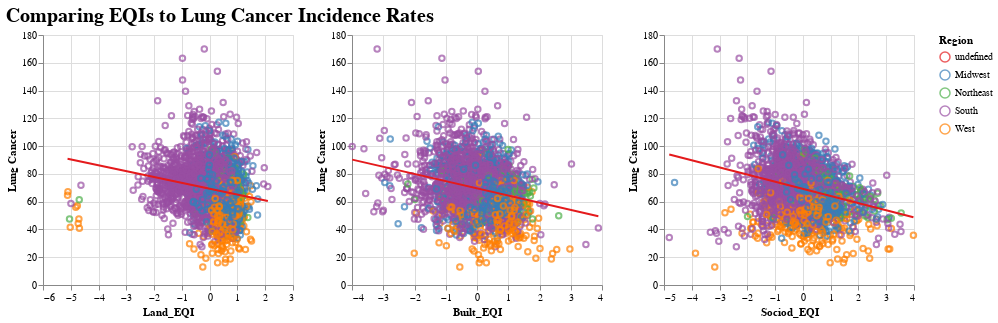

Here is the notebook cell this chart was saved with:
### Code cell
brush = alt.selection_interval(resolve='global')

base = alt.Chart(harvard_df).mark_point().encode(
    y='Lung Cancer:Q',
    # color=alt.condition(brush, 'Region', alt.ColorValue('gray')),
    color=alt.condition(brush,
                    alt.Color('Region:N', scale=alt.Scale(scheme='set1')),
                    alt.ColorValue('gray')),
    # tooltip = 'State:N'
    tooltip = ['State:N', 'Lung Cancer:Q', alt.Tooltip('Land_EQI:Q', format='.2f'), alt.Tooltip('Built_EQI:Q', format='.2f'), alt.Tooltip('Sociod_EQI:Q', format='.2f')]
).add_params(
    brush
).properties(
    width=250,
    height=250,
)

final_land = base.encode(x='Land_EQI') + base.encode(x='Land_EQI').transform_regression('Land_EQI','Lung Cancer').mark_line(color='blue')
final_built = base.encode(x='Built_EQI') + base.encode(x='Built_EQI').transform_regression('Built_EQI','Lung Cancer').mark_line(color='blue') 
final_sociod = base.encode(x='Sociod_EQI') + base.encode(x='Sociod_EQI').transform_regression('Sociod_EQI','Lung Cancer').mark_line(color='blue') 

chart = alt.concat(
    final_land,
    final_built,
    final_sociod,
    # base.encode(x='Land_EQI'),
    # base.encode(x='Built_EQI'),
    # base.encode(x='Sociod_EQI'),
    title=alt.TitleParams(text="Comparing EQIs to Lung Cancer Incidence Rates", fontSize = 20)
)

chart

### Figure 1 — Vega-Lite specification as saved in the notebook (floating-point values rounded to 4 significant figures; data arrays with more than 128 entries replaced by an {"elided": "..."} marker saying what was removed)
{"config": {"view": {"continuousWidth": 300, "continuousHeight": 300}}, "concat": [{"layer": [{"mark": {"type": "point"}, "encoding": {"color": {"condition": {"param": "param_29", "field": "Region", "scale": {"scheme": "set1"}, "type": "nominal"}, "value": "gray"}, "tooltip": [{"field": "State", "type": "nominal"}, {"field": "Lung Cancer", "type": "quantitative"}, {"field": "Land_EQI", "format": ".2f", "type": "quantitative"}, {"field": "Built_EQI", "format": ".2f", "type": "quantitative"}, {"field": "Sociod_EQI", "format": ".2f", "type": "quantitative"}], "x": {"field": "Land_EQI", "type": "quantitative"}, "y": {"field": "Lung Cancer", "type": "quantitative"}}, "name": "view_61"}, {"mark": {"type": "line", "color": "blue"}, "encoding": {"color": {"condition": {"param": "param_29", "field": "Region", "scale": {"scheme": "set1"}, "type": "nominal"}, "value": "gray"}, "tooltip": [{"field": "State", "type": "nominal"}, {"field": "Lung Cancer", "type": "quantitative"}, {"field": "Land_EQI", "format": ".2f", "type": "quantitative"}, {"field": "Built_EQI", "format": ".2f", "type": "quantitative"}, {"field": "Sociod_EQI", "format": ".2f", "type": "quantitative"}], "x": {"field": "Land_EQI", "type": "quantitative"}, "y": {"field": "Lung Cancer", "type": "quantitative"}}, "transform": [{"on": "Land_EQI", "regression": "Lung Cancer"}]}], "height": 250, "width": 250}, {"layer": [{"mark": {"type": "point"}, "encoding": {"color": {"condition": {"param": "param_29", "field": "Region", "scale": {"scheme": "set1"}, "type": "nominal"}, "value": "gray"}, "tooltip": [{"field": "State", "type": "nominal"}, {"field": "Lung Cancer", "type": "quantitative"}, {"field": "Land_EQI", "format": ".2f", "type": "quantitative"}, {"field": "Built_EQI", "format": ".2f", "type": "quantitative"}, {"field": "Sociod_EQI", "format": ".2f", "type": "quantitative"}], "x": {"field": "Built_EQI", "type": "quantitative"}, "y": {"field": "Lung Cancer", "type": "quantitative"}}, "name": "view_62"}, {"mark": {"type": "line", "color": "blue"}, "encoding": {"color": {"condition": {"param": "param_29", "field": "Region", "scale": {"scheme": "set1"}, "type": "nominal"}, "value": "gray"}, "tooltip": [{"field": "State", "type": "nominal"}, {"field": "Lung Cancer", "type": "quantitative"}, {"field": "Land_EQI", "format": ".2f", "type": "quantitative"}, {"field": "Built_EQI", "format": ".2f", "type": "quantitative"}, {"field": "Sociod_EQI", "format": ".2f", "type": "quantitative"}], "x": {"field": "Built_EQI", "type": "quantitative"}, "y": {"field": "Lung Cancer", "type": "quantitative"}}, "transform": [{"on": "Built_EQI", "regression": "Lung Cancer"}]}], "height": 250, "width": 250}, {"layer": [{"mark": {"type": "point"}, "encoding": {"color": {"condition": {"param": "param_29", "field": "Region", "scale": {"scheme": "set1"}, "type": "nominal"}, "value": "gray"}, "tooltip": [{"field": "State", "type": "nominal"}, {"field": "Lung Cancer", "type": "quantitative"}, {"field": "Land_EQI", "format": ".2f", "type": "quantitative"}, {"field": "Built_EQI", "format": ".2f", "type": "quantitative"}, {"field": "Sociod_EQI", "format": ".2f", "type": "quantitative"}], "x": {"field": "Sociod_EQI", "type": "quantitative"}, "y": {"field": "Lung Cancer", "type": "quantitative"}}, "name": "view_63"}, {"mark": {"type": "line", "color": "blue"}, "encoding": {"color": {"condition": {"param": "param_29", "field": "Region", "scale": {"scheme": "set1"}, "type": "nominal"}, "value": "gray"}, "tooltip": [{"field": "State", "type": "nominal"}, {"field": "Lung Cancer", "type": "quantitative"}, {"field": "Land_EQI", "format": ".2f", "type": "quantitative"}, {"field": "Built_EQI", "format": ".2f", "type": "quantitative"}, {"field": "Sociod_EQI", "format": ".2f", "type": "quantitative"}], "x": {"field": "Sociod_EQI", "type": "quantitative"}, "y": {"field": "Lung Cancer", "type": "quantitative"}}, "transform": [{"on": "Sociod_EQI", "regression": "Lung Cancer"}]}], "height": 250, "width": 250}], "data": {"name": "data-58fb7e092401301e6ddaba7570a6ec70"}, "params": [{"name": "param_29", "select": {"type": "interval", "resolve": "global"}, "views": ["view_61", "view_62", "view_63"]}], "title": {"text": "Comparing EQIs to Lung Cancer Incidence Rates", "fontSize": 20}, "$schema": "https://vega.github.io/schema/vega-lite/v5.16.3.json", "datasets": {"data-58fb7e092401301e6ddaba7570a6ec70": {"elided": "2602 records"}}}
